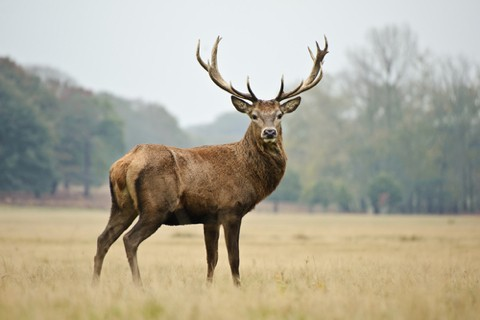
#> input picture deer.jpg, 480 x 320 px
$ python coloring.py
#> lines starting #> are read from the running program, lines starting #| are printed output that depends on the picture
from PIL import Image
from PIL import ImageFilter
from PIL import ImageEnhance

pic = Image.open("deer.jpg")
#> pic is the input picture: PIL image 480x320 RGB; mean R, G, B 174.8, 169.9, 152.7

x, y = pic.size
#> x = 480; y = 320
x //= 1
y //= 1

smaller = pic.resize((x, y))
edges = smaller.filter(ImageFilter.FIND_EDGES)
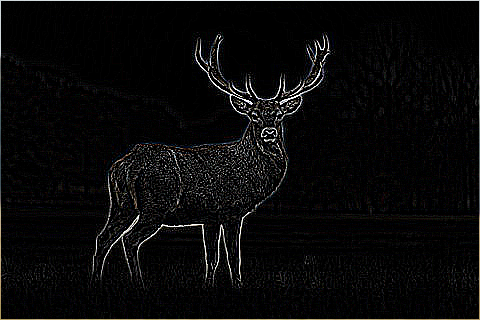
#> edges: PIL image 480x320 RGB; mean R, G, B 9.7, 9.5, 9.6
bands = edges.split()

outline = bands[0].point(lambda x: 255 if x<100 else 0)
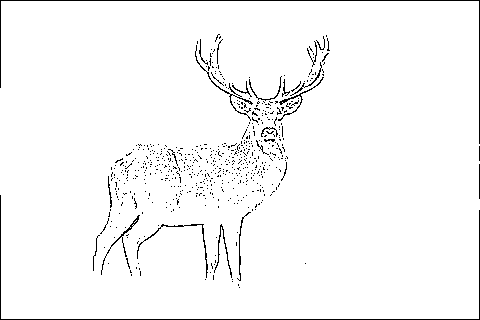
#> outline: PIL image 480x320 L; 97.2% white; black in thin lines or dots
outline
